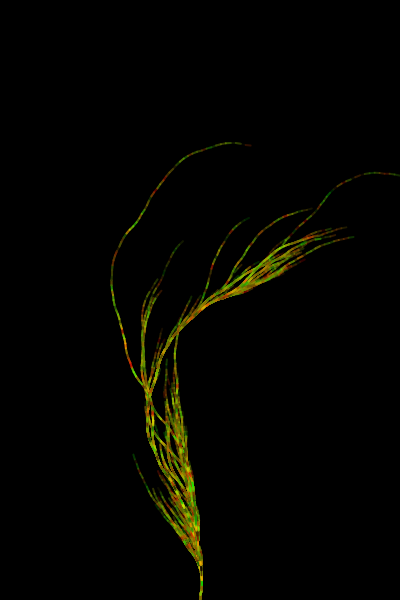
Frame 1 (no input)
Frame 60 (no input): identical to frame 1, image omitted
Frame 120 (the mouse pressed at the canvas centre since frame 60): identical to frame 1, image omitted

The p5.js sketch that drew this single still picture (run headless with seeded random() and noise() and a simulated clock; from frame 60 on, the mouse is pressed at the canvas centre):

// p5.js sketch
// ── sketch.js
let len = 5;
let angle = 0.1; // 0.2 ~ 0.05

function setup() {
  createCanvas(400, 600);

  background(0);
  strokeWeight(2);
  for (let i = 1; i < 1000; i++) {
    let sequence = [];
    let n = i;
    do {
      n = collatz(n);
      sequence.push(n);
    } while (n !== 1);
    sequence.push(1);
    sequence.reverse();

    resetMatrix(); // 重置转换[translate]
    translate(width / 2, height);

    for (let j = 0; j < sequence.length; j++) {
      const value = sequence[j];
      rotate(value % 2 === 0 ? -angle : angle);
      stroke(random(255), random(255), 0, map(j, 0, sequence.length, 255, 50));
      line(0, 0, 0, -len);
      translate(0, -len);
    }
    sequence = null;
  }
}

function draw() {}

function collatz(n) {
  if (n % 2 === 0) {
    // even
    return n / 2;
  } else {
    // odd
    return (n * 3 + 1) / 2; // 加快归1
  }
}
